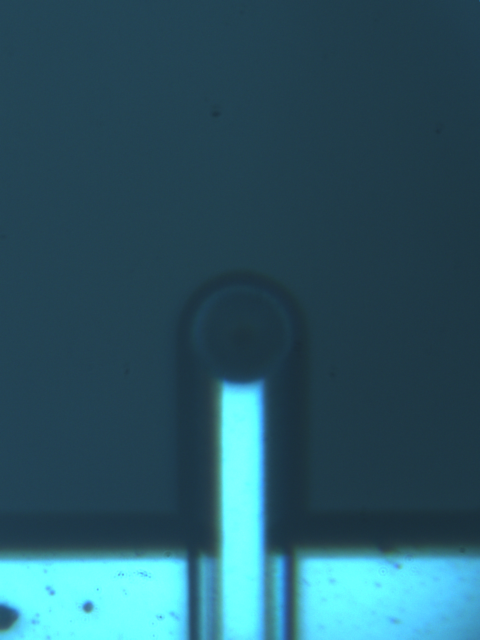
#> input picture Firefly_Snapshots/B551_TypeA_2.png, 960 x 1280 px, found by its file name (shown at 1/2 size)
$ python template_maker_ScubaA.py   (Python 2 division)
#> lines starting #> are read from the running program, lines starting #| are printed output that depends on the picture
import numpy as np
import pandas as pd
import os
import image_registration as ir
import matplotlib.pyplot as plt
from scipy.optimize import curve_fit
import cv2
from time import sleep
from skimage import img_as_ubyte
from copy import deepcopy

def rotateImage(image, angle):#parameter angel in degrees
    #print image[0]
    angle=float(angle)
    height,width=image.shape[0],image.shape[1]
    newwidth=float(width)*np.cos(angle/180*np.pi)+float(height)*np.sin(angle/180*np.pi)
    borderw= int(np.abs((newwidth-float(width))/2))
    newheight=float(height)*np.cos(angle/180*np.pi)+float(width)*np.sin(angle/180*np.pi)
    borderh= int(np.abs((newheight-float(height))/2))
    image_ = cv2.copyMakeBorder(image,borderh,borderh,borderw,borderw, cv2.BORDER_REPLICATE)
    height_, width_= image_.shape[0],image_.shape[1]
    image_center = (width/2+borderw, height/2+borderh)#rotation center
    rot_mat = cv2.getRotationMatrix2D(image_center,angle, 1)
    result = cv2.warpAffine(image_, rot_mat, (width_,height_), flags=cv2.INTER_LINEAR)
    result= result[borderh:height_-borderh,borderw:width_-borderw]
    return result


im = cv2.imread("B551_TypeA_2.png")
#> im is the input picture: shape (1280, 960, 3); mean B, G, R 101.5, 86.6, 42.6
img = cv2.cvtColor(im, cv2.COLOR_BGR2GRAY)
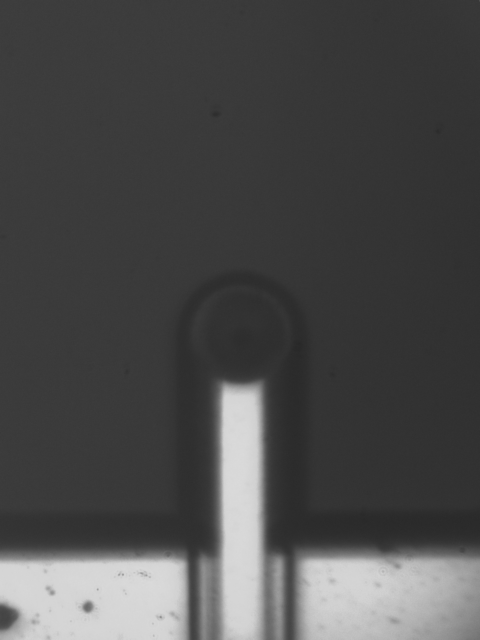
#> img: shape (1280, 960) (shown at 1/2 size); min 38, max 219, mean 75.2
h,w = img.shape[:2]
#> h = 1280; w = 960

bkg =  np.array([np.mean(im[:h/7,:,0]), np.mean(im[:h/7,:,1]), np.mean(im[:h/7,:,2])])
#> bkg = [79.89, 64.72, 33.48]
img_contrast =  np.sum(np.abs(im-bkg), axis=2)
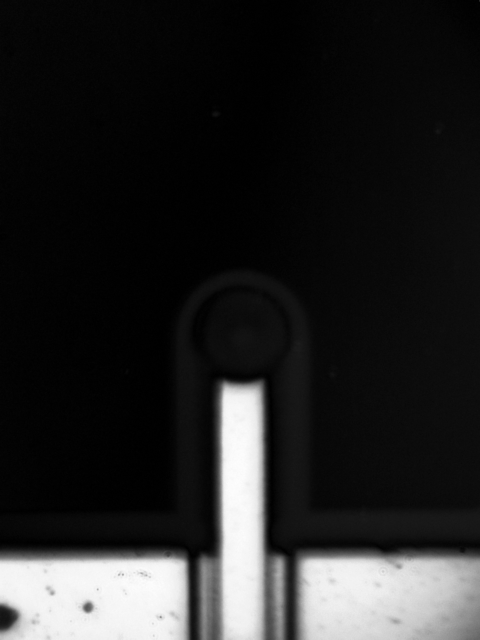
#> img_contrast: shape (1280, 960) float64 (shown at 1/2 size); min 0.877, max 465.9, mean 69.7; drawn with min black and max white
img_contrast /= np.max(img_contrast)
img_contrast = img_as_ubyte(img_contrast)
img_contrast_rot = rotateImage(img_as_ubyte(img_contrast), -0.1)

plt.imshow(img_contrast_rot)
plt.show()
plt.clf()

tl = np.array([300,500])
br = tl + np.array([370,440])

plt.imsave('Scuba_A_template.png', img_contrast_rot[tl[1]:br[1],tl[0]:br[0]], cmap=plt.cm.gray)
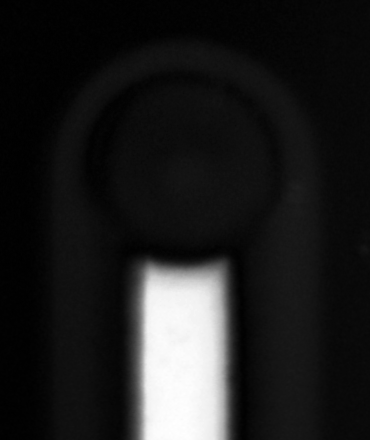
#> saved as Scuba_A_template.png: shape (440, 370, 3); min 0, max 255, mean 31

cv2.rectangle(img_contrast_rot,(tl[0],tl[1]), (br[0],br[1]), 255, 5)
cv2.circle(img_contrast_rot,(tl[0]+183,tl[1]+270), 10, (255), 10)
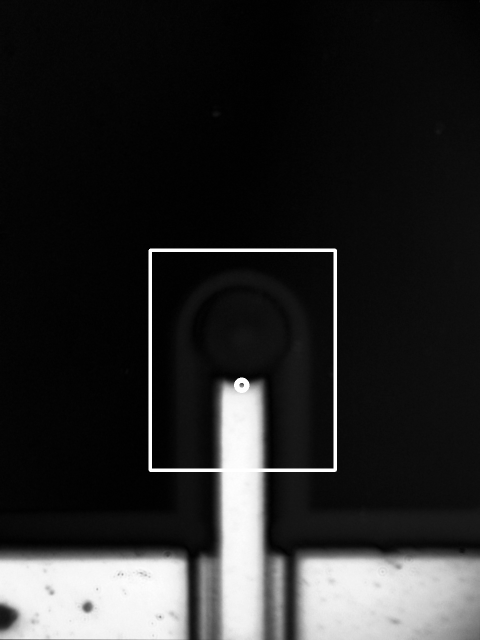
#> img_contrast_rot: shape (1280, 960) (shown at 1/2 size); min 0, max 255, mean 40.4

plt.imshow(img_contrast_rot)
plt.show()
plt.clf()

plt.imshow(img_contrast_rot[tl[1]:br[1],tl[0]:br[0]])
plt.show()
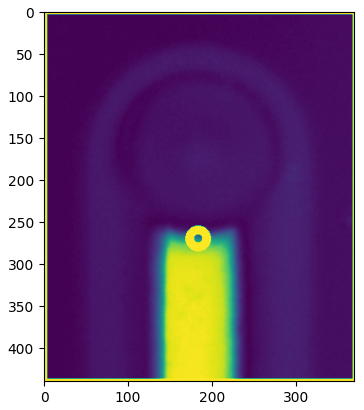
#> figure drawn by matplotlib, 1 panel
plt.clf()
